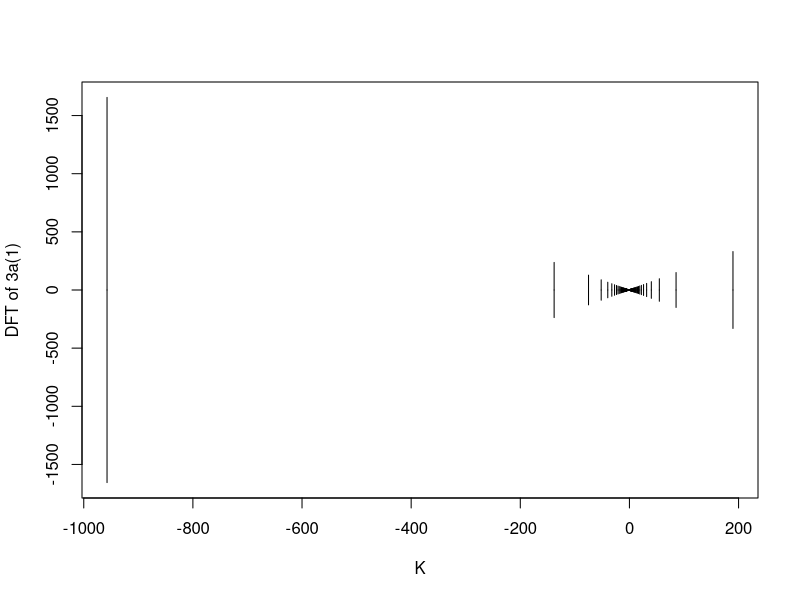
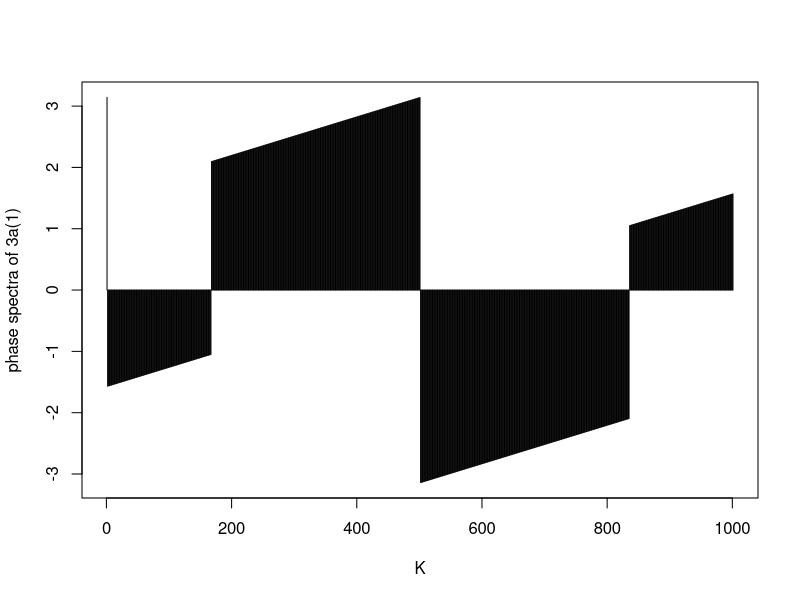
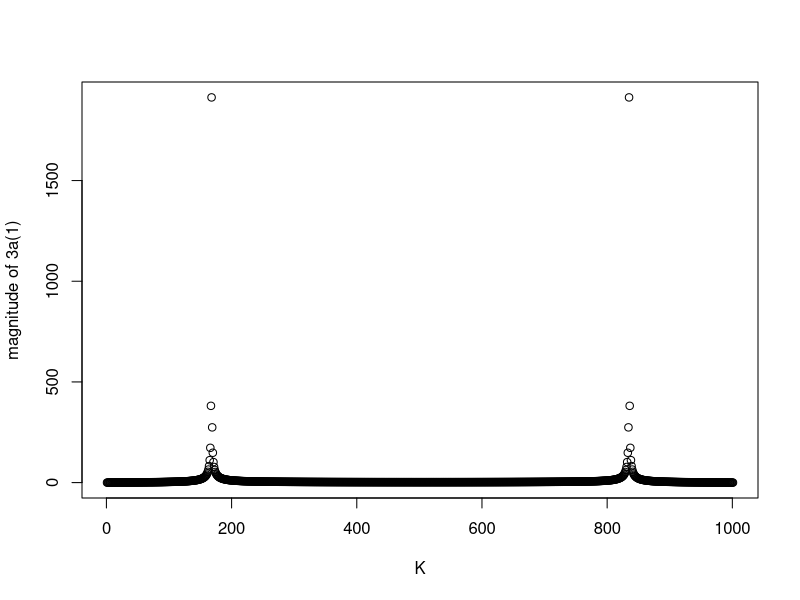
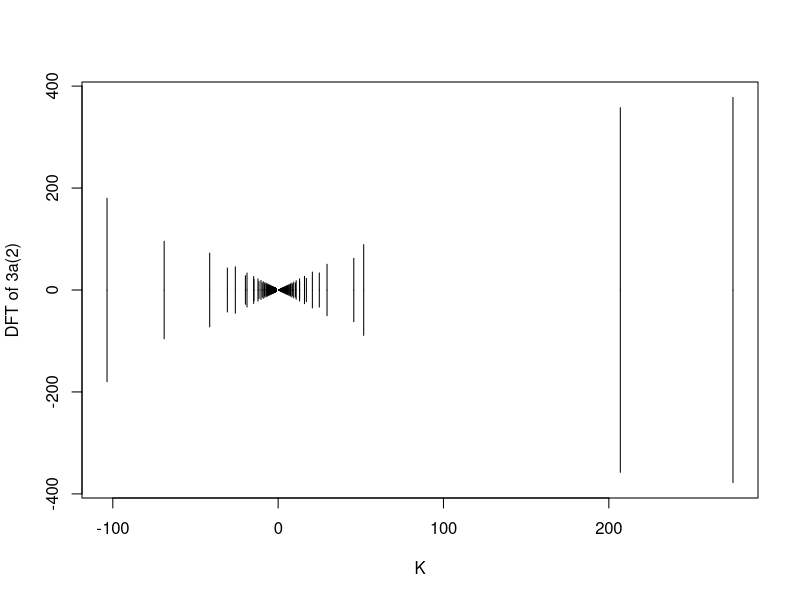
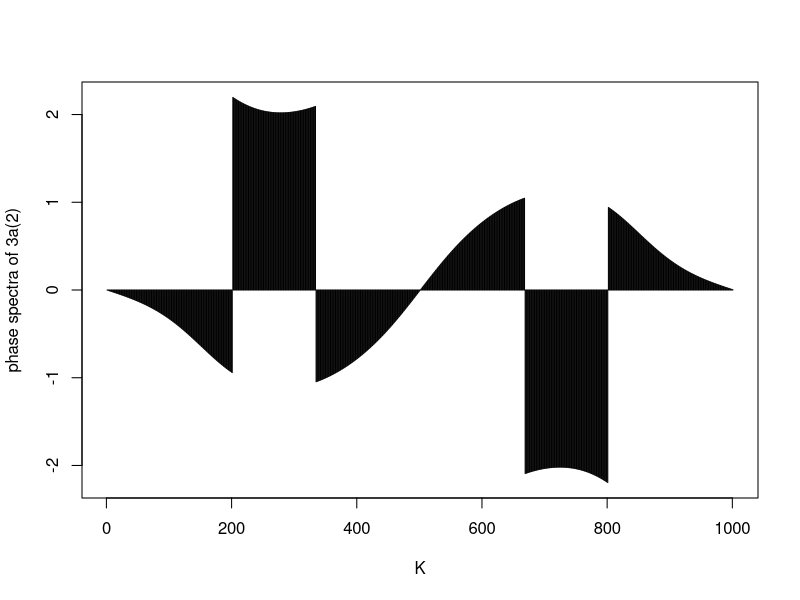
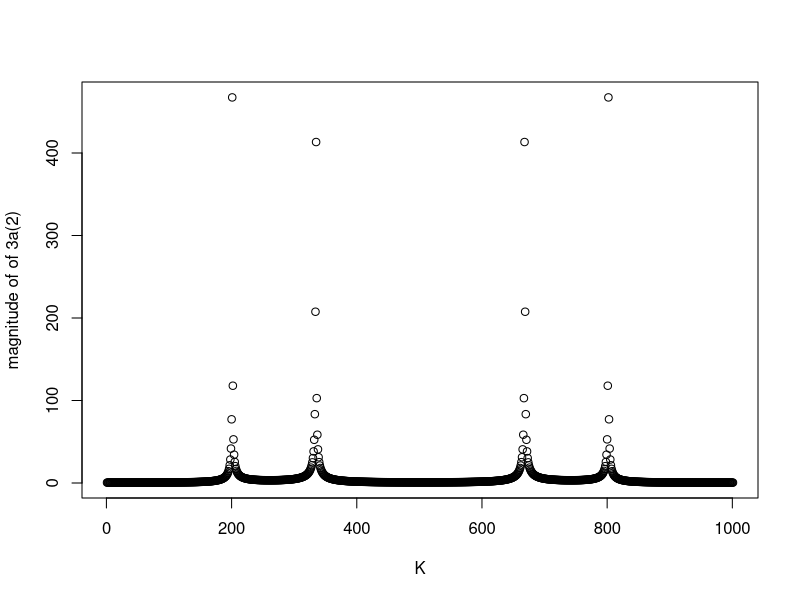
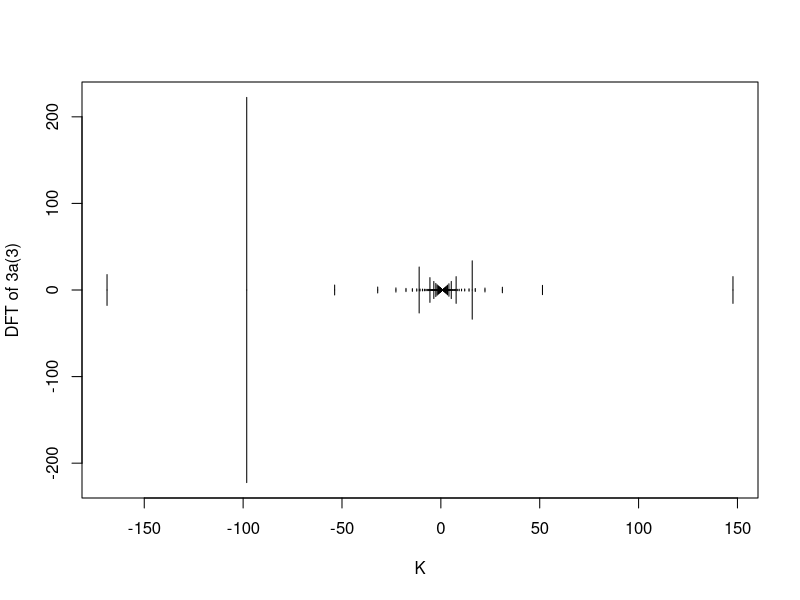
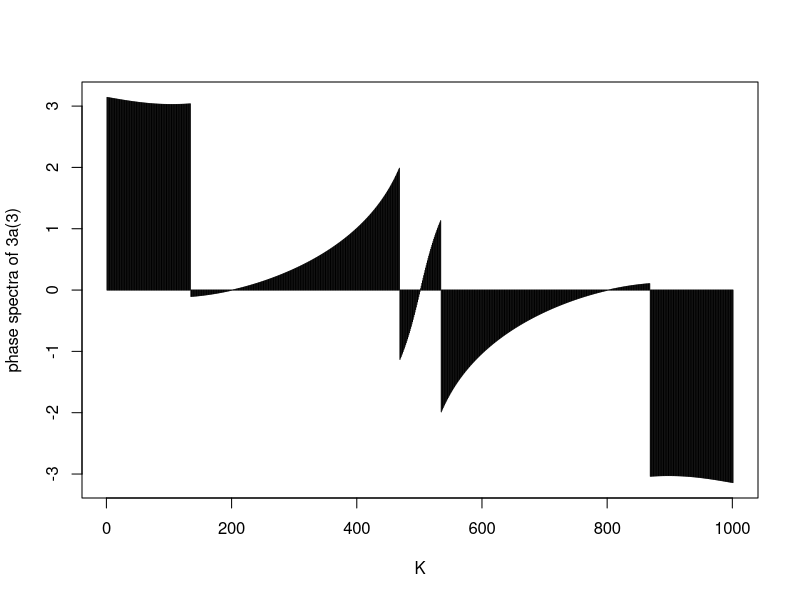

These charts were generated, in order, by the following R code:
k=0:1000
xk1<-4*sin((pi*(k-2))/3.0)
t1<-fft(xk1)
plot(t1,type="h",xlab="K",ylab="DFT of 3a(1)")
mag1=abs(t1)
arg1=Arg(t1)
plot(arg1,type="h",xlab="K",ylab="phase spectra of 3a(1)")
plot(mag1,tpye="h",xlab="K",ylab="magnitude of 3a(1)")

xk2<-cos((2*pi*k)/3.0)+sin((2*pi*k)/5.0)
t2<-fft(xk2)
plot(t2,type="h",xlab="K",ylab="DFT of 3a(2)")
mag2=abs(t2)
arg2=Arg(t2)
plot(arg2,type="h",xlab="K",ylab="phase spectra of 3a(2)")
plot(mag2,tpye="h",,xlab="K",ylab="magnitude of of 3a(2)")

xk3<-cos((2*pi*k)/3.0)*sin((2*pi*k)/5.0)
t3<-fft(xk3)
plot(t3,type="h",xlab="K",ylab="DFT of 3a(3)")
mag3=abs(t3)
arg3=Arg(t3)
plot(arg3,type="h",xlab="K",ylab="phase spectra of 3a(3)")
plot(mag3,tpye="h",xlab="K",ylab="magnitude spectra of 3a(3)")